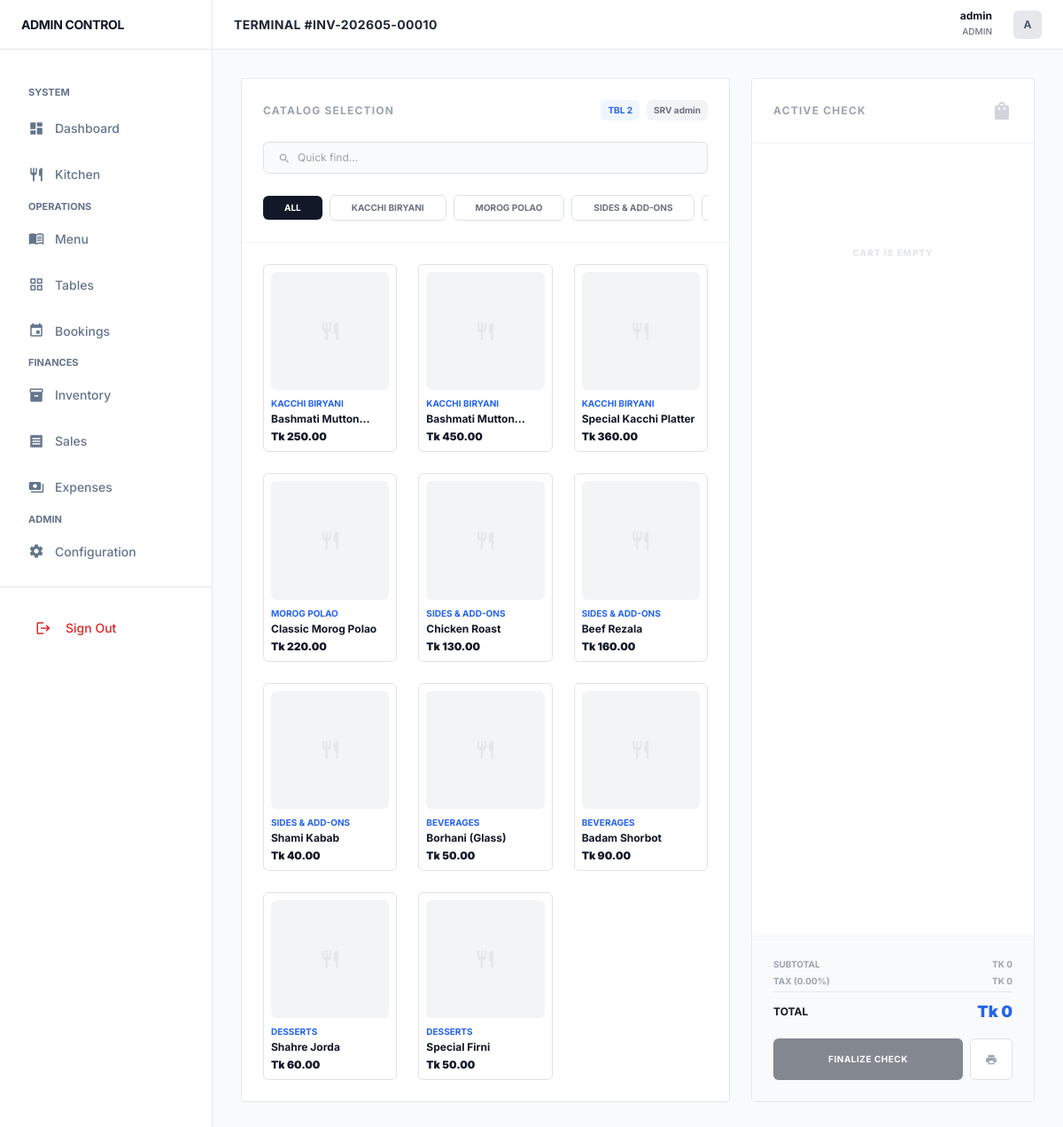
/order/10/ (signed in), run on the app's committed database.
### core/models/order.py (models this page shows, shortened)
class Order(models.Model):
    STATUS_CHOICES = [
        ('pending', 'Pending'),
        ('cooking', 'Cooking'),
        ('served', 'Served'),
        ('paid', 'Paid'),
        ('cancelled', 'Cancelled'),
    ]
    PAYMENT_CHOICES = [
        ('cash', 'Cash'),
        ('card', 'Card'),
        ('mobile', 'Mobile Banking'),
    ]
    table = models.ForeignKey('Table', on_delete=models.CASCADE, related_name='orders')
    staff = models.ForeignKey(User, on_delete=models.SET_NULL, null=True, related_name='orders')
    customer = models.ForeignKey('Customer', on_delete=models.SET_NULL, null=True, blank=True, related_name='orders')
    status = models.CharField(max_length=20, choices=STATUS_CHOICES, default='pending')
    payment_method = models.CharField(max_length=20, choices=PAYMENT_CHOICES, default='cash')
    tax_rate = models.DecimalField(max_digits=5, decimal_places=2, default=0.00) # e.g. 5.00 for 5%
    created_at = models.DateTimeField(auto_now_add=True)
    updated_at = models.DateTimeField(auto_now=True)
    @property
    def invoice_number(self):
        return f"INV-{self.created_at.strftime('%Y%m')}-{self.id:05d}"

### core/models/table.py (models this page shows, shortened)
class Table(models.Model):
    STATUS_CHOICES = [
        ('available', 'Available'),
        ('occupied', 'Occupied'),
        ('reserved', 'Reserved'),
    ]
    number = models.IntegerField(unique=True)
    capacity = models.IntegerField()
    status = models.CharField(max_length=20, choices=STATUS_CHOICES, default='available')

### core/models/category.py (models this page shows, shortened)
class Category(models.Model):
    name = models.CharField(max_length=100)
    description = models.TextField(blank=True, null=True)
    class Meta:
        verbose_name_plural = "Categories"

### core/models/menu_item.py (models this page shows, shortened)
class MenuItem(models.Model):
    category = models.ForeignKey('Category', on_delete=models.CASCADE, related_name='items')
    name = models.CharField(max_length=100)
    description = models.TextField(blank=True, null=True)
    price = models.DecimalField(max_digits=10, decimal_places=2)
    is_available = models.BooleanField(default=True)
    image = models.ImageField(upload_to='menu_items/', blank=True, null=True)

### core/views/order.py (the view)
class OrderDetailView(LoginRequiredMixin, DetailView):
    model = Order
    template_name = 'core/order_detail.html'
    context_object_name = 'order'
    def get_context_data(self, **kwargs):
        context = super().get_context_data(**kwargs)
        context['menu_items'] = MenuItem.objects.filter(is_available=True)
        context['categories'] = Category.objects.all()
        return context

### core/context_processors.py (called while the page is built)
def low_stock_processor(request):
    if request.user.is_authenticated:
        low_stock_count = 0
        ingredients = Ingredient.objects.all()
        for item in ingredients:
            if item.current_stock <= item.low_stock_threshold:
                low_stock_count += 1
        return {'sidebar_low_stock_count': low_stock_count}
    return {'sidebar_low_stock_count': 0}

### core/templates/core/order_detail.html (shortened to what this page needs)
{% extends 'core/base.html' %}
{% block page_title %}Terminal #{{ order.invoice_number }}{% endblock %}
{% block content %}
<div class="flex flex-col lg:flex-row gap-6 h-[calc(100vh-140px)]" x-data="posTerminal()">
    <div class="flex-1 flex flex-col min-w-0 app-card">
        <div class="p-4 border-b border-gray-100 flex flex-col gap-4">
            <div class="flex items-center justify-between">
                <h3 class="text-xs font-bold text-gray-400 uppercase tracking-widest">Catalog Selection</h3>
                <div class="flex gap-2">
                    <span class="px-2 py-1 bg-blue-50 text-blue-600 text-[10px] font-bold rounded">TBL {{ order.table.number }}</span>
                    <span class="px-2 py-1 bg-gray-100 text-gray-500 text-[10px] font-bold rounded">SRV {{ order.staff.username }}</span>
                </div>
            </div>
            <div class="flex border border-gray-200 rounded px-3 py-1.5 bg-gray-50">
                <span class="material-icons text-gray-400 text-sm mr-2 mt-0.5">search</span>
                <input type="text" x-model="searchQuery" placeholder="Quick find..." class="w-full text-xs bg-transparent outline-none">
            </div>
            <div class="flex items-center gap-2 overflow-x-auto no-scrollbar">
                <button @click="activeCategory = 'all'"
                        :class="activeCategory === 'all' ? 'bg-gray-900 text-white' : 'bg-white border border-gray-200 text-gray-500'"
                        class="px-4 py-1.5 rounded text-[10px] font-bold uppercase transition-colors shrink-0">
                    All
                </button>
                {% for cat in categories %}
                <button @click="activeCategory = '{{ cat.name }}'"
                        :class="activeCategory === '{{ cat.name }}' ? 'bg-blue-600 text-white' : 'bg-white border border-gray-200 text-gray-500'"
                        class="px-4 py-1.5 rounded text-[10px] font-bold uppercase transition-colors shrink-0">
                    {{ cat.name }}
                </button>
                {% endfor %}
            </div>
        </div>
        <div class="flex-1 overflow-y-auto p-4">
            <div class="grid grid-cols-2 sm:grid-cols-3 xl:grid-cols-4 gap-4">
                {% for item in menu_items %}
                <div x-show="shouldShowItem('{{ item.name|lower }}', '{{ item.category.name }}')"
                     @click="addToOrder('{{ item.id }}')"
                     class="border border-gray-200 rounded p-2 cursor-pointer hover:border-blue-600 hover:bg-blue-50 transition-colors flex flex-col">
                    <div class="aspect-square bg-gray-100 rounded mb-2 overflow-hidden">
                        {% if item.image %}
                            <img src="{{ item.image.url }}" class="w-full h-full object-cover" loading="lazy">
                        {% else %}
                            <div class="w-full h-full flex items-center justify-center text-gray-200">
                                <span class="material-icons text-2xl">restaurant</span>
                            </div>
                        {% endif %}
                    </div>
                    <p class="text-[10px] font-bold text-blue-600 uppercase mb-0.5">{{ item.category.name }}</p>
                    <h3 class="text-xs font-bold text-gray-900 line-clamp-1 mb-1">{{ item.name }}</h3>
                    <p class="text-xs font-black text-gray-900">Tk {{ item.price }}</p>
                </div>
                {% endfor %}
            </div>
        </div>
    </div>
    <div class="w-full lg:w-80 flex flex-col app-card bg-white">
        <div class="p-4 border-b border-gray-100 flex items-center justify-between">
            <h3 class="text-xs font-bold text-gray-400 uppercase tracking-widest">Active Check</h3>
            <span class="material-icons text-gray-300">shopping_bag</span>
        </div>
        <div class="flex-1 overflow-y-auto p-4 space-y-3">
            <div x-show="cart.items.length === 0" class="py-20 text-center opacity-30">
                <p class="text-[10px] font-bold uppercase tracking-widest text-gray-400">Cart is empty</p>
            </div>
        </div>
        <div class="p-4 bg-gray-50 border-t border-gray-100 space-y-4">
            <div class="space-y-1">
                <div class="flex justify-between text-[10px] font-bold text-gray-400 uppercase">
                    <span>Subtotal</span>
                    <span x-text="'Tk ' + cart.subtotal"></span>
                </div>
                <div class="flex justify-between text-[10px] font-bold text-gray-400 uppercase">
                    <span>Tax ({{ order.tax_rate }}%)</span>
                    <span x-text="'Tk ' + cart.tax_amount"></span>
                </div>
                <div class="pt-2 border-t border-gray-200 flex justify-between items-center">
                    <span class="text-xs font-bold text-gray-900 uppercase">Total</span>
                    <span class="text-lg font-black text-blue-600" x-text="'Tk ' + cart.total_price"></span>
                </div>
            </div>
            <div class="flex flex-col gap-2">
                <div class="flex gap-2" x-data="{ checkoutOpen: false }">
                    <button @click="checkoutOpen = !checkoutOpen" :disabled="cart.items.length === 0"
                            class="flex-1 bg-gray-900 text-white py-3 rounded text-[10px] font-bold uppercase tracking-wider disabled:opacity-50">
                        Finalize Check
                    </button>
                    <button @click="printReceipt()" class="w-12 bg-white border border-gray-200 text-gray-400 rounded flex items-center justify-center hover:text-blue-600">
                        <span class="material-icons text-sm">print</span>
                    </button>
                </div>
            </div>
        </div>
    </div>
</div>
{% endblock %}

### core/templates/core/base.html (shortened to what this page needs)
{% load static %}
<!DOCTYPE html>
<html lang="en" x-data="{ sidebarOpen: false }">
<head>
    <link href="https://cdn.jsdelivr.net/npm/bootstrap@5.3.0/dist/css/bootstrap.min.css" rel="stylesheet">
    <script src="https://cdn.tailwindcss.com"></script>
    <link rel="stylesheet" href="{% static 'core/css/style.css' %}">
</head>
<body class="bg-gray-50">
    <div class="flex h-screen overflow-hidden">
        <aside :class="sidebarOpen ? 'block' : 'hidden'" class="lg:block flat-sidebar h-full flex flex-col z-40 fixed lg:static inset-y-0 left-0" x-cloak>
            <div class="h-14 flex items-center px-6 border-b border-gray-200">
                <span class="text-sm font-bold text-gray-900 tracking-tight uppercase">Admin Control</span>
            </div>
            <nav class="flex-1 overflow-y-auto p-3 space-y-1">
                <p class="section-label px-3 mt-4">System</p>
                <a href="{% url 'dashboard' %}" class="nav-link-flat {% if request.resolver_match.url_name == 'dashboard' %}nav-link-active{% endif %}">
                    <span class="material-icons text-lg">dashboard</span>
                    <span>Dashboard</span>
                </a>
                <a href="{% url 'kitchen_dashboard' %}" class="nav-link-flat {% if 'kitchen' in request.path %}nav-link-active{% endif %}">
                    <span class="material-icons text-lg">restaurant</span>
                    <span>Kitchen</span>
                </a>
                <p class="section-label px-3 mt-6">Operations</p>
                <a href="{% url 'menu_list' %}" class="nav-link-flat {% if 'menu' in request.path %}nav-link-active{% endif %}">
                    <span class="material-icons text-lg">menu_book</span>
                    <span>Menu</span>
                </a>
                <a href="{% url 'table_list' %}" class="nav-link-flat {% if 'tables' in request.path %}nav-link-active{% endif %}">
                    <span class="material-icons text-lg">grid_view</span>
                    <span>Tables</span>
                </a>
                <a href="{% url 'reservation_list' %}" class="nav-link-flat {% if 'reservations' in request.path %}nav-link-active{% endif %}">
                    <span class="material-icons text-lg">event</span>
                    <span>Bookings</span>
                </a>
                <p class="section-label px-3 mt-6">Finances</p>
                <a href="{% url 'ingredient_list' %}" class="nav-link-flat {% if 'inventory' in request.path %}nav-link-active{% endif %}">
                    <span class="material-icons text-lg">inventory_2</span>
                    <span>Inventory</span>
                </a>
                <a href="{% url 'order_list' %}" class="nav-link-flat {% if 'orders' in request.path %}nav-link-active{% endif %}">
                    <span class="material-icons text-lg">receipt</span>
                    <span>Sales</span>
                </a>
                <a href="{% url 'expense_list' %}" class="nav-link-flat {% if 'expenses' in request.path %}nav-link-active{% endif %}">
                    <span class="material-icons text-lg">payments</span>
                    <span>Expenses</span>
                </a>
                {% if user.is_superuser %}
                <p class="section-label px-3 mt-6">Admin</p>
                <a href="{% url 'settings_home' %}" class="nav-link-flat {% if 'settings' in request.path %}nav-link-active{% endif %}">
                    <span class="material-icons text-lg">settings</span>
                    <span>Configuration</span>
                </a>
                {% endif %}
            </nav>
            <div class="p-4 border-t border-gray-200">
                <form action="{% url 'logout' %}" method="post">
                    <button type="submit" class="flex items-center gap-3 w-full px-3 py-2 text-sm font-medium text-red-600 hover:bg-red-50 rounded">
                        <span class="material-icons text-lg">logout</span>
                        <span>Sign Out</span>
                    </button>
                </form>
            </div>
        </aside>
        <div class="flex-1 flex flex-col min-w-0">
            <header class="h-14 bg-white border-b border-gray-200 flex items-center justify-between px-6 sticky top-0 z-30">
                <div class="flex items-center gap-4">
                    <h1 class="text-sm font-bold text-gray-800 uppercase tracking-wide">{% block page_title %}Overview{% endblock %}</h1>
                </div>
                <div class="flex items-center gap-4">
                    <div class="text-right hidden sm:block">
                        <p class="text-xs font-bold text-gray-900 leading-none mb-1">{{ user.username }}</p>
                        <p class="text-[10px] text-gray-500 uppercase font-medium">{% if user.is_superuser %}Admin{% else %}Staff{% endif %}</p>
                    </div>
                    <div class="w-8 h-8 bg-gray-200 rounded flex items-center justify-center text-xs font-bold text-gray-600">
                        {{ user.username|first|upper }}
                    </div>
                </div>
            </header>
            <main class="flex-1 overflow-y-auto p-6 lg:p-8">
                {% block content %}{% endblock %}
            </main>
        </div>
    </div>
</body>
</html>

### core/static/core/css/style.css (style rules this page uses)
:root { --primary-color: #2563eb; --secondary-color: #64748b; --success-color: #16a34a; --danger-color: #dc2626; --bg-light: #f8fafc; --bg-white: #ffffff; --text-main: #1e293b; --text-muted: #64748b; --border-main: #e2e8f0; --border-dark: #cbd5e1; --radius-none: 0px; --radius-sm: 4px; --radius-md: 6px; --sidebar-w: 240px; --header-h: 56px; }
* { transition: none !important; box-shadow: none !important; }
body { background-color: var(--bg-light); color: var(--text-main); font-family: 'Inter', system-ui, -apple-system, sans-serif; line-height: 1.5; -webkit-font-smoothing: grayscale; }
.app-card { background: var(--bg-white); border: 1px solid var(--border-main); border-radius: var(--radius-sm); }
.flat-sidebar { width: var(--sidebar-w); background: var(--bg-white); border-right: 1px solid var(--border-main); }
.nav-link-flat { display: flex; align-items: center; gap: 12px; padding: 10px 16px; color: var(--text-muted); font-size: 14px; font-weight: 500; border-radius: var(--radius-sm); text-decoration: none; }
h1, h2, h3, h4 { font-weight: 600; color: #0f172a; }
.section-label { font-size: 11px; font-weight: 700; text-transform: uppercase; color: var(--text-muted); margin-bottom: 8px; display: block; }

### core/templates/core/base.html (style rules this page uses)
body { font-family: 'Inter', -apple-system, sans-serif; }

### data on the page
Order: invoice_number "INV-202605-00010", table.number "2", staff.username "admin", tax_rate "0.00"
Category: name "KACCHI BIRYANI"
Category: name "MOROG POLAO"
Category: name "SIDES & ADD-ONS"
MenuItem: category.name "KACCHI BIRYANI", name "Bashmati…", price "250.00"
MenuItem: category.name "KACCHI BIRYANI", name "Bashmati…", price "450.00"
MenuItem: category.name "KACCHI BIRYANI", name "Special Kacchi Platter", price "360.00"
MenuItem: category.name "MOROG POLAO", name "Classic Morog Polao", price "220.00"
MenuItem: category.name "SIDES & ADD-ONS", name "Chicken Roast", price "130.00"
MenuItem: category.name "SIDES & ADD-ONS", name "Beef Rezala", price "160.00"
MenuItem: category.name "SIDES & ADD-ONS", name "Shami Kabab", price "40.00"
MenuItem: category.name "BEVERAGES", name "Borhani (Glass)", price "50.00"
MenuItem: category.name "BEVERAGES", name "Badam Shorbot", price "90.00"
MenuItem: category.name "DESSERTS", name "Shahre Jorda", price "60.00"
MenuItem: category.name "DESSERTS", name "Special Firni", price "50.00"

### other printed values
{{ user.username }} "admin"
{{ user.username|first|upper }} "A"
